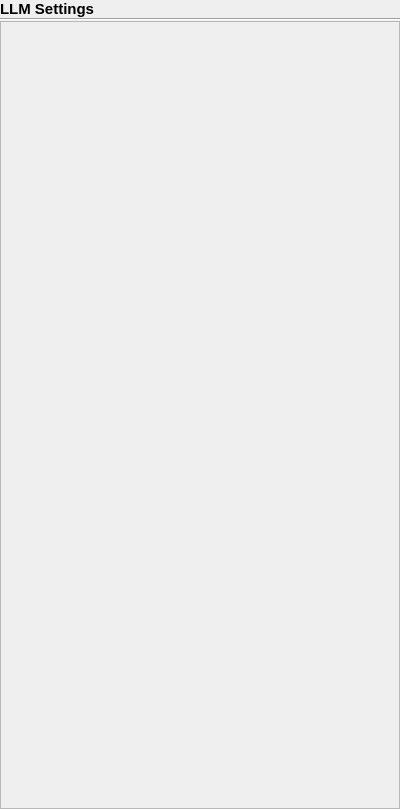
<?xml version="1.0" encoding="UTF-8"?>
<ui version="4.0">
 <class>stt_settings</class>
 <widget class="QWidget" name="stt_settings">
  <property name="geometry">
   <rect>
    <x>0</x>
    <y>0</y>
    <width>400</width>
    <height>809</height>
   </rect>
  </property>
  <property name="windowTitle">
   <string>Form</string>
  </property>
  <layout class="QGridLayout" name="gridLayout_3">
   <property name="leftMargin">
    <number>0</number>
   </property>
   <property name="topMargin">
    <number>0</number>
   </property>
   <property name="rightMargin">
    <number>0</number>
   </property>
   <property name="bottomMargin">
    <number>0</number>
   </property>
   <property name="spacing">
    <number>0</number>
   </property>
   <item row="0" column="0">
    <widget class="QLabel" name="label_2">
     <property name="font">
      <font>
       <pointsize>11</pointsize>
       <bold>true</bold>
      </font>
     </property>
     <property name="text">
      <string>LLM Settings</string>
     </property>
    </widget>
   </item>
   <item row="1" column="0">
    <widget class="Line" name="line">
     <property name="orientation">
      <enum>Qt::Orientation::Horizontal</enum>
     </property>
    </widget>
   </item>
   <item row="2" column="0">
    <widget class="QScrollArea" name="scrollArea">
     <property name="sizePolicy">
      <sizepolicy hsizetype="Expanding" vsizetype="Expanding">
       <horstretch>0</horstretch>
       <verstretch>0</verstretch>
      </sizepolicy>
     </property>
     <property name="widgetResizable">
      <bool>true</bool>
     </property>
     <widget class="QWidget" name="scrollAreaWidgetContents">
      <property name="geometry">
       <rect>
        <x>0</x>
        <y>0</y>
        <width>398</width>
        <height>787</height>
       </rect>
      </property>
      <layout class="QGridLayout" name="gridLayout">
       <property name="leftMargin">
        <number>0</number>
       </property>
       <property name="topMargin">
        <number>0</number>
       </property>
       <property name="rightMargin">
        <number>10</number>
       </property>
       <property name="bottomMargin">
        <number>0</number>
       </property>
       <property name="horizontalSpacing">
        <number>0</number>
       </property>
       <property name="verticalSpacing">
        <number>10</number>
       </property>
       <item row="0" column="0">
        <widget class="SliderWidget" name="volume_input_threshold_slider" native="true">
         <property name="sizePolicy">
          <sizepolicy hsizetype="Preferred" vsizetype="Preferred">
           <horstretch>0</horstretch>
           <verstretch>0</verstretch>
          </sizepolicy>
         </property>
         <property name="minimumSize">
          <size>
           <width>0</width>
           <height>10</height>
          </size>
         </property>
         <property name="slider_minimum" stdset="0">
          <number>1</number>
         </property>
         <property name="slider_maximum" stdset="0">
          <number>2000</number>
         </property>
         <property name="spinbox_minimum" stdset="0">
          <double>0.000000000000000</double>
         </property>
         <property name="spinbox_maximum" stdset="0">
          <double>2.000000000000000</double>
         </property>
         <property name="display_as_float" stdset="0">
          <bool>true</bool>
         </property>
         <property name="settings_property" stdset="0">
          <string>stt_settings.volume_input_threshold</string>
         </property>
         <property name="slider_single_step" stdset="0">
          <number>1</number>
         </property>
         <property name="slider_page_step" stdset="0">
          <number>10</number>
         </property>
         <property name="spinbox_single_step" stdset="0">
          <double>0.010000000000000</double>
         </property>
         <property name="spinbox_page_step" stdset="0">
          <double>0.100000000000000</double>
         </property>
         <property name="label_text" stdset="0">
          <string>Input Volume</string>
         </property>
        </widget>
       </item>
       <item row="1" column="0">
        <widget class="SliderWidget" name="silence_buffer_seconds" native="true">
         <property name="sizePolicy">
          <sizepolicy hsizetype="Preferred" vsizetype="Preferred">
           <horstretch>0</horstretch>
           <verstretch>0</verstretch>
          </sizepolicy>
         </property>
         <property name="minimumSize">
          <size>
           <width>0</width>
           <height>10</height>
          </size>
         </property>
         <property name="slider_minimum" stdset="0">
          <number>1</number>
         </property>
         <property name="slider_maximum" stdset="0">
          <number>5000</number>
         </property>
         <property name="spinbox_minimum" stdset="0">
          <double>0.000000000000000</double>
         </property>
         <property name="spinbox_maximum" stdset="0">
          <double>5.000000000000000</double>
         </property>
         <property name="display_as_float" stdset="0">
          <bool>true</bool>
         </property>
         <property name="settings_property" stdset="0">
          <string>stt_settings.silence_buffer_seconds</string>
         </property>
         <property name="slider_single_step" stdset="0">
          <number>1</number>
         </property>
         <property name="slider_page_step" stdset="0">
          <number>10</number>
         </property>
         <property name="spinbox_single_step" stdset="0">
          <double>0.010000000000000</double>
         </property>
         <property name="spinbox_page_step" stdset="0">
          <double>0.100000000000000</double>
         </property>
         <property name="label_text" stdset="0">
          <string>Silence Buffer</string>
         </property>
        </widget>
       </item>
       <item row="3" column="0">
        <spacer name="verticalSpacer">
         <property name="orientation">
          <enum>Qt::Orientation::Vertical</enum>
         </property>
         <property name="sizeHint" stdset="0">
          <size>
           <width>20</width>
           <height>724</height>
          </size>
         </property>
        </spacer>
       </item>
       <item row="2" column="0">
        <widget class="WhisperSettingsWidget" name="widget" native="true">
         <property name="sizePolicy">
          <sizepolicy hsizetype="Preferred" vsizetype="Preferred">
           <horstretch>0</horstretch>
           <verstretch>0</verstretch>
          </sizepolicy>
         </property>
        </widget>
       </item>
      </layout>
     </widget>
    </widget>
   </item>
  </layout>
 </widget>
 <customwidgets>
  <customwidget>
   <class>SliderWidget</class>
   <extends>QWidget</extends>
   <header>airunner/gui/widgets/slider/slider_widget</header>
   <container>1</container>
  </customwidget>
  <customwidget>
   <class>WhisperSettingsWidget</class>
   <extends>QWidget</extends>
   <header>airunner/gui/widgets/stt/whisper_settings_widget</header>
   <container>1</container>
  </customwidget>
 </customwidgets>
 <resources/>
 <connections/>
</ui>
